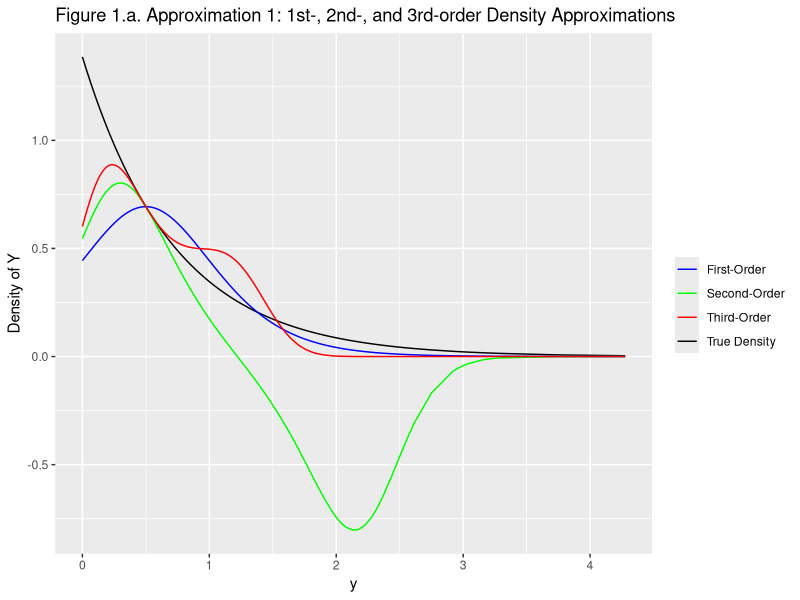
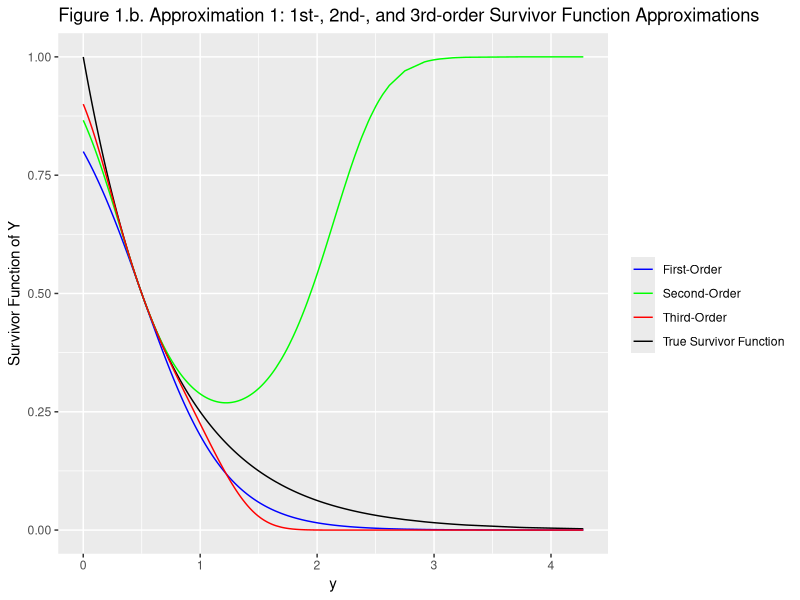
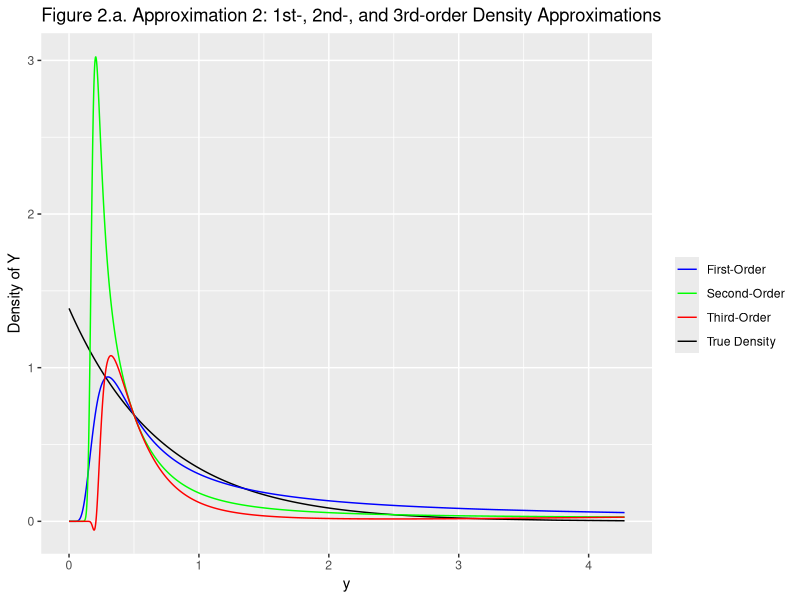
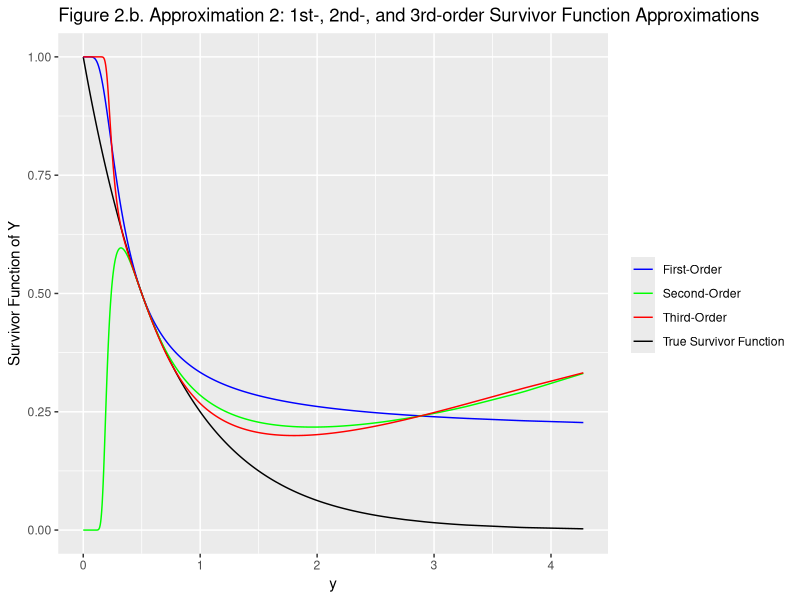
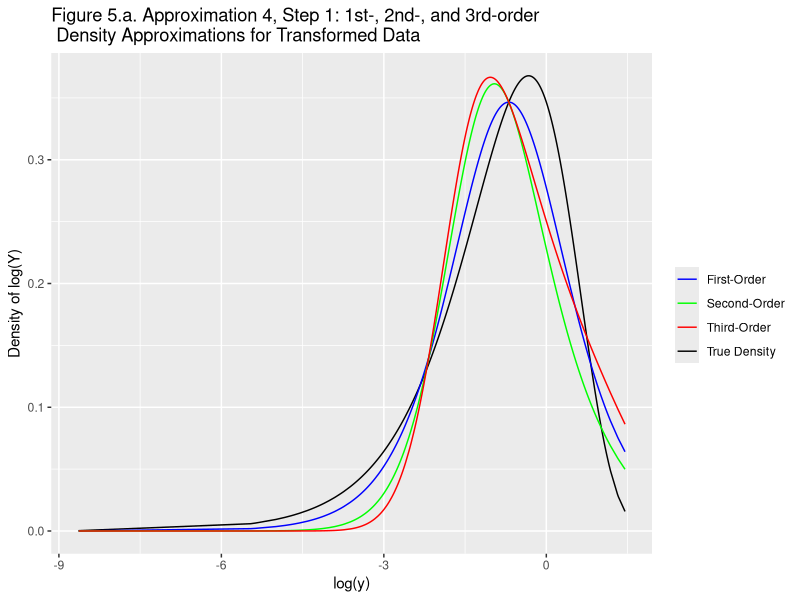
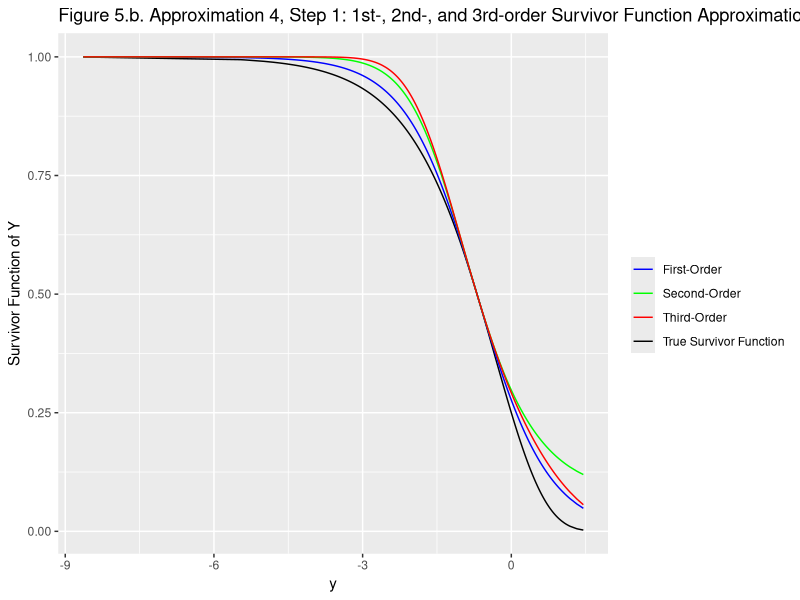
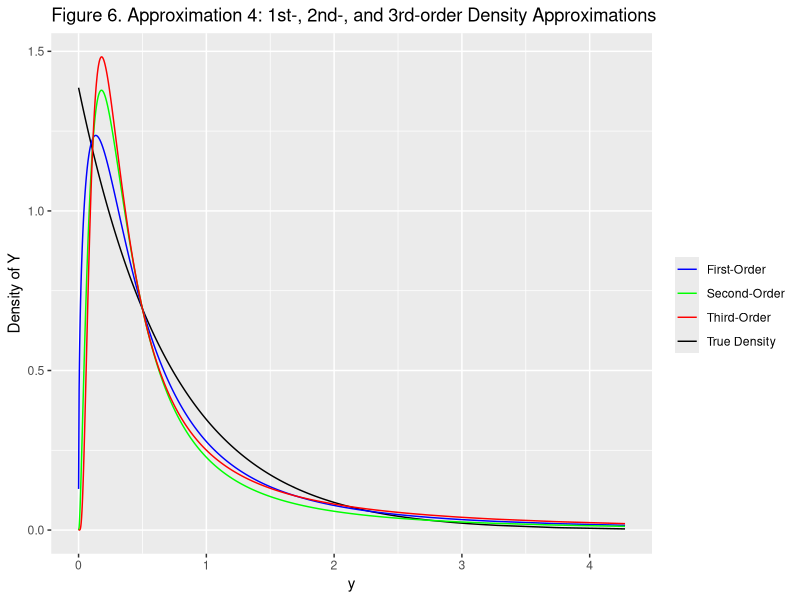
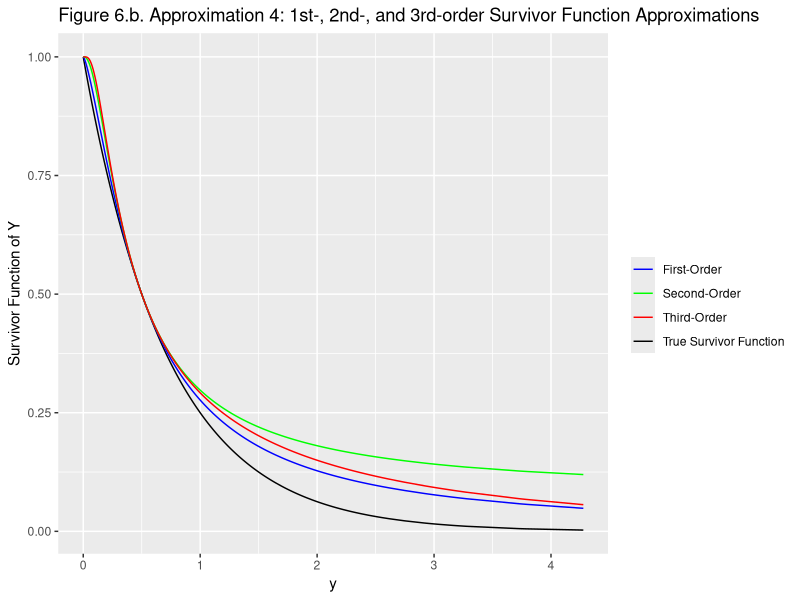

Reproduce these figures in R, in order. (Note: this script raises an error after producing the figures.)
## ---- chunk 1
library(ggplot2)

# Give a value for the median
m<-0.5

# define exponential rate/intensity parameter
lambda<-log(2)/m

# set percentile to model (as a proportion)
p<-0.5

# find median of exponential
median<-log(2)/lambda

# find median on log scale
medianz<-log(median)

# generate a sample from the exponential distribution
y<-rexp(n=1000,rate=lambda)

# same sample on the log scale
z<-log(y)

# True density and survival function
fy<-lambda*exp(-lambda*y)
Sy<-exp(-lambda*y)
# Calculate approximation 1 to the density
# Checked these derivatives on 11/11/2018

# define Tau=logit(F(quantile))
Tau<-log(p/(1-p))

# find value of quantile
q<--log(1-p)/lambda

# first order Taylor approximation to LF at the given quantile
LF1qy<-1/(1-exp(-q*lambda))*lambda
# second order Taylor approximation to LF at the given quantile
LF2qy<--1/(1-exp(-q*lambda))^2*lambda^2*exp(-q*lambda)
# third order Taylor approximation to LF at the given quantile
LF3qy<-2/(1-exp(-q*lambda))^3*exp(-q*lambda)^2*lambda^3+1/(1-exp(-q*lambda))^2*lambda^3*exp(-q*lambda)

# approximation to the density using the first order Taylor approximation for LF
f1qy<-1/(1+exp(-(Tau+(y-q)*LF1qy)))*1/(1+exp(Tau+(y-q)*LF1qy))*LF1qy
# approximation to the density using the second order Taylor approximation for LF
f2qy<-1/(1+exp(-(Tau+(y-q)*LF1qy+LF2qy*(y-q)^2/2)))*1/(1+exp(Tau+(y-q)*LF1qy+LF2qy*(y-q)^2/2))*(LF1qy+LF2qy*(y-q))
# approximation to the density using the third order Taylor approximation for LF
f3qy<-1/(1+exp(-(Tau+(y-q)*LF1qy+LF2qy*(y-q)^2/2+LF3qy*(y-q)^3/6)))*1/(1+exp(Tau+(y-q)*LF1qy+LF2qy*(y-q)^2/2+LF3qy*(y-q)^3/6))*(LF1qy+LF2qy*(y-q)+LF3qy*(y-q)^2/2)

# approximation to the survival function using the first order Taylor approximation for LF
S1qy<-1/(1+exp(Tau+(y-q)*LF1qy))
# approximation to the survival function using the second order Taylor approximation for LF
S2qy<-1/(1+exp(Tau+(y-q)*LF1qy+LF2qy*(y-q)^2/2))
# approximation to the survival function using the third order Taylor approximation for LF
S3qy<-1/(1+exp(Tau+(y-q)*LF1qy+LF2qy*(y-q)^2/2+LF3qy*(y-q)^3/6))

# Density Plots of different orders of approximation 1 
figure1.a<-ggplot()+
  ggtitle('Figure 1.a. Approximation 1: 1st-, 2nd-, and 3rd-order Density Approximations')+
  labs(y= "Density of Y", x = "y")+
  scale_colour_manual("", 
  values = c("True Density"="black","First-Order"="blue","Second-Order"="green","Third-Order"="red"))+
  geom_line(aes(y,fy, color="True Density"))+
  geom_line(aes(y,f1qy, color='First-Order'))+
  geom_line(aes(y,f2qy, color='Second-Order'))+
  geom_line(aes(y,f3qy, color='Third-Order'))

figure1.a

# Survival function Plots of different orders of approximation 1 
figure1.b<-ggplot()+
  ggtitle('Figure 1.b. Approximation 1: 1st-, 2nd-, and 3rd-order Survivor Function Approximations')+
  labs(y= "Survivor Function of Y", x = "y")+
  scale_colour_manual("", 
                      values = c("True Survivor Function"="black","First-Order"="blue","Second-Order"="green","Third-Order"="red"))+
  geom_line(aes(y,Sy, color="True Survivor Function"))+
  geom_line(aes(y,S1qy, color='First-Order'))+
  geom_line(aes(y,S2qy, color='Second-Order'))+
  geom_line(aes(y,S3qy, color='Third-Order'))

figure1.b


# Calculate densities for approximation 2
LF1y<--2*log(2)/y
LF2y<-2*(log(2)/(y^2))*(2-y*log(2))
LF3y<-2*log(2)/y^3*(2-y*log(2))*(y*log(2)-3)

hcy<--LF1y
hc1y<-2*(log(2)/y)^2
hc2y<-2*(log(2))^2/y^3*(y*log(2)-3)

f1y<-1/(1+exp(-(median-y)*LF1y))*1/(1+exp((median-y)*LF1y))*hcy
f2y<-1/(1+exp(-(median-y)*(LF1y+LF2y*(median-y)/2)))*1/(1+exp((median-y)*(LF1y+LF2y*(median-y)/2)))*(hcy+hc1y*(median-y))
f3y<-1/(1+exp(-(median-y)*(LF1y+LF2y*(median-y)/2+LF3y*(median-y)^2/6)))*1/(1+exp((median-y)*(LF1y+LF2y*(median-y)/2+LF3y*(median-y)^2/6)))*(hcy+hc1y*(median-y)+hc2y*(median-y)^2/2)

S1y<-1/(1+exp((median-y)*LF1y))
S2y<-1/(1+exp((median-y)*(LF1y+LF2y*(median-y)/2)))
S3y<-1/(1+exp((median-y)*(LF1y+LF2y*(median-y)/2+LF3y*(median-y)^2/6)))

# Plots of different orders of approximation 2 
figure2.a<-ggplot()+
  ggtitle('Figure 2.a. Approximation 2: 1st-, 2nd-, and 3rd-order Density Approximations')+
  labs(y= "Density of Y", x = "y")+
  scale_colour_manual("", 
                      values = c("True Density"="black","First-Order"="blue","Second-Order"="green","Third-Order"="red"))+
  geom_line(aes(y,fy, color="True Density"))+geom_line(aes(y,f1y, color='First-Order'))+
  geom_line(aes(y,f2y, color='Second-Order'))+
  geom_line(aes(y,f3y, color='Third-Order'))

figure2.a

# Survival function Plots of different orders of approximation 2 
figure2.b<-ggplot()+
  ggtitle('Figure 2.b. Approximation 2: 1st-, 2nd-, and 3rd-order Survivor Function Approximations')+
  labs(y= "Survivor Function of Y", x = "y")+
  scale_colour_manual("", 
                      values = c("True Survivor Function"="black","First-Order"="blue","Second-Order"="green","Third-Order"="red"))+
  geom_line(aes(y,Sy, color="True Survivor Function"))+
  geom_line(aes(y,S1y, color='First-Order'))+
  geom_line(aes(y,S2y, color='Second-Order'))+
  geom_line(aes(y,S3y, color='Third-Order'))

figure2.b

# Calculate densities for approximation 2 of transformed data (intermediate step in approximation 4)
LF1z=-2*log(2)
LF2z=-2*log(2)+2*(log(2)^2)
LF3z=-2*log(2)+6*(log(2)^2)-6*(log(2)^3)

hcz<--LF1z
hc1z<--LF2z
hc2z<--LF3z

fz<-fy*y
f1z<-1/(1+exp(-(medianz-z)*LF1z))*1/(1+exp((medianz-z)*LF1z))*hcz
f2z<-1/(1+exp(-(medianz-z)*(LF1z+LF2z*(medianz-z)/2)))*1/(1+exp((medianz-z)*(LF1z+LF2z*(medianz-z)/2)))*(hcz+hc1z*(medianz-z))
f3z<-1/(1+exp(-(medianz-z)*(LF1z+LF2z*(medianz-z)/2+LF3z*(medianz-z)^2/6)))*1/(1+exp((medianz-z)*(LF1z+LF2z*(medianz-z)/2+LF3z*(medianz-z)^2/6)))*(hcz+hc1z*(medianz-z)+hc2z*(medianz-z)^2/2)

S1z<-1/(1+exp((medianz-z)*LF1z))
S2z<-1/(1+exp((medianz-z)*(LF1z+LF2z*(medianz-z)/2)))
S3z<-1/(1+exp((medianz-z)*(LF1z+LF2z*(medianz-z)/2+LF3z*(medianz-z)^2/6)))

# Plots of different orders of approximation 2 of transformed data (intermediate step in approximation 4)
figure5.a<-ggplot()+
  ggtitle('Figure 5.a. Approximation 4, Step 1: 1st-, 2nd-, and 3rd-order \n Density Approximations for Transformed Data')+
  labs(y= "Density of log(Y)", x = "log(y)")+
  scale_colour_manual("", 
                      values = c("True Density"="black","First-Order"="blue","Second-Order"="green","Third-Order"="red"))+
  geom_line(aes(z,fz, color="True Density"))+
  geom_line(aes(z,f1z, color='First-Order'))+
  geom_line(aes(z,f2z, color='Second-Order'))+
  geom_line(aes(z,f3z, color='Third-Order'))

figure5.a

# Survival function Plots of different orders of approximation 2 of transformed data 
figure5.b<-ggplot()+
  ggtitle('Figure 5.b. Approximation 4, Step 1: 1st-, 2nd-, and 3rd-order Survivor Function Approximations')+
  labs(y= "Survivor Function of Y", x = "y")+
  scale_colour_manual("", 
                      values = c("True Survivor Function"="black","First-Order"="blue","Second-Order"="green","Third-Order"="red"))+
  geom_line(aes(z,Sy, color="True Survivor Function"))+
  geom_line(aes(z,S1z, color='First-Order'))+
  geom_line(aes(z,S2z, color='Second-Order'))+
  geom_line(aes(z,S3z, color='Third-Order'))

figure5.b
## ---- chunk 2
# Calculate densities for back-transformed data, giving approximation 4
g1y<-f1z/y
g2y<-f2z/y
g3y<-f3z/y

# Plots of different orders of approximation 4
figure6.a<-ggplot()+
  ggtitle('Figure 6. Approximation 4: 1st-, 2nd-, and 3rd-order Density Approximations')+
  labs(y= "Density of Y", x = "y")+
  scale_colour_manual("", 
                      values = c("True Density"="black","First-Order"="blue","Second-Order"="green","Third-Order"="red"))+
  geom_line(aes(y,fy, color="True Density"))+
  geom_line(aes(y,g1y, color='First-Order'))+
  geom_line(aes(y,g2y, color='Second-Order'))+
  geom_line(aes(y,g3y, color='Third-Order'))

figure6.a

# Survival function Plots of different orders of approximation 1 
figure6.b<-ggplot()+
  ggtitle('Figure 6.b. Approximation 4: 1st-, 2nd-, and 3rd-order Survivor Function Approximations')+
  labs(y= "Survivor Function of Y", x = "y")+
  scale_colour_manual("", 
                      values = c("True Survivor Function"="black","First-Order"="blue","Second-Order"="green","Third-Order"="red"))+
  geom_line(aes(y,Sy, color="True Survivor Function"))+
  geom_line(aes(y,S1z, color='First-Order'))+
  geom_line(aes(y,S2z, color='Second-Order'))+
  geom_line(aes(y,S3z, color='Third-Order'))

figure6.b
## ---- chunk 3
# Plots of different 1st-order approximations
figure7.a<-ggplot()+
  ggtitle('Figure 7.a. 1st-Order Density Approximations')+
  labs(y= "Density of Y", x = "y")+
  scale_colour_manual("", 
                      values = c("True Density"="black","Approximation 1"="blue","Approximation 2"="green","Approximation 3"="red","Approximation 4"="purple"))+
  geom_line(aes(y,fy, color="True Density"))+
  geom_line(aes(y,f1my, color='Approximation 1'))+
  geom_line(aes(y,f1y, color='Approximation 2'))+
  geom_line(aes(y,g1my, color='Approximation 3'))+
  geom_line(aes(y,g1y, color='Approximation 4'))

figure7.a

# Plots of different 1st-order approximations
figure7.b<-ggplot()+
  ggtitle('Figure 7.b. 1st-Order Survivor Function Approximations')+
  labs(y= "Survivor Function of Y", x = "y")+
  scale_colour_manual("", 
                      values = c("True Survivor Function"="black","Approximation 1"="blue","Approximation 2"="green","Approximation 3"="red","Approximation 4"="purple"))+
  geom_line(aes(y,Sy, color="True Survivor Function"))+
  geom_line(aes(y,S1my, color='Approximation 1'))+
  geom_line(aes(y,S1y, color='Approximation 2'))+
  geom_line(aes(y,S1mz, color='Approximation 3'))+
  geom_line(aes(y,S1z, color='Approximation 4'))

figure7.b

Median<-matrix(nrow=1000,ncol=1)

for (i in 1:1000){
  Median[i,1]<-i/500
}

yTrans<-matrix(nrow=1000,ncol=1000)
for (i in 1:1000){
  yTrans[i,]<-t(y)
}

trueLL<-matrix(nrow=1000,ncol=1)
LLm1<-matrix(nrow=1000,ncol=1)
LLy1<-matrix(nrow=1000,ncol=1)
LLLm1<-matrix(nrow=1000,ncol=1)
trueMedian<-matrix(nrow=1000,ncol=1)
for (i in 1:1000){
  trueLL[i,1]<-0
  LLm1[i,1]<-0
  LLy1[i,1]<-0
  LLLm1[i,1]<-0  
  trueMedian[i,1]<-median
}

for (i in 1:1000){
  trueLL<-trueLL+log(log(2)/Median*exp(-yTrans[,i]*log(2)/Median))
  LLm1<-LLm1+log(1/(1+exp(-(yTrans[,i]-Median)*2*log(2)/Median))*1/(1+exp((yTrans[,i]-Median)*2*log(2)/Median))*2*log(2)/Median)
  LLy1<-LLy1+log(1/(1+exp(-(Median-yTrans[,i])*(-2)*log(2)/yTrans[,i]))*1/(1+exp((Median-yTrans[,i])*(-2)*log(2)/yTrans[,i]))*(2)*log(2)/yTrans[,i])
  
  LLLm1<-LLLm1+
    log(
      1/(1+exp(
        -(log(yTrans[,i])-log(Median))*
          (LF1z)
      ))*
        1/(1+exp(
          (log(yTrans[,i])-log(Median))*
            (LF1z)
        ))*
        (hcz)
      /yTrans[,i]
    )
}


# Plots of different 1st-order approximations to the likelihood
figure8<-ggplot()+ylim(-700,900)+geom_line(aes(trueMedian,trueLL, color="True Median"))+
  ggtitle('Figure 8. 1st-Order Log-Likelihood Approximations')+
  labs(y= "Log-Likelihood of the Median", x = "Median")+
  scale_colour_manual("", 
                      values = c("True Median"="gray","True Log-Likelihood"="black","Approximation 1"="blue"))+
  geom_line(aes(Median,trueLL, color="True Log-Likelihood"))+
  geom_line(aes(Median,LLm1, color='Approximation 1'))

figure8

